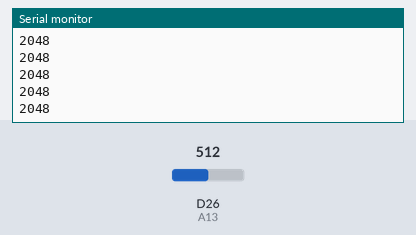
The sketch below on a simulated Arduino Zero (SAMD21). Parts: the last lines printed to the serial monitor. Inputs (shaded band) come from the test bench; at power-on: D26 (A13) = 512 (analog values on the 0–1023 scale).

Above: at 1.2 s.
1.3 s: D26 (A13) set to 716
At 1.31 s:
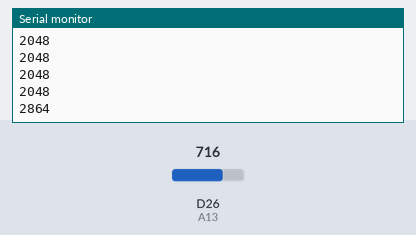
2.8 s: D26 (A13) set to 900
At 2.81 s:
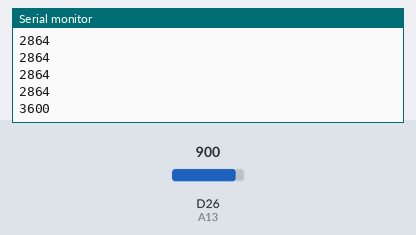
Timing chart, 0 to 5.8 s (numbered marks = the images above; inputs shaded):
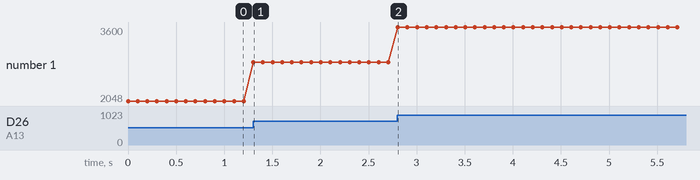

The sketch:

test.ino
```cpp
#define A13 A12
int a_read=0;


void setup() {
  Serial.begin(9600);
  analogReadResolution(12);

}

void loop() {
  a_read =  analogRead(A13) ;
  Serial.println(a_read);
  delay(100);

}
```

Measured:
- after the input at 1.3 s, the serial monitor: prints a new line at once (image 1)
- after the input at 2.8 s, the serial monitor: prints a new line at once (image 2)
- plotted number 1: 2048 → 2864 after the input at 1.3 s, 2864 → 3600 after the input at 2.8 s
